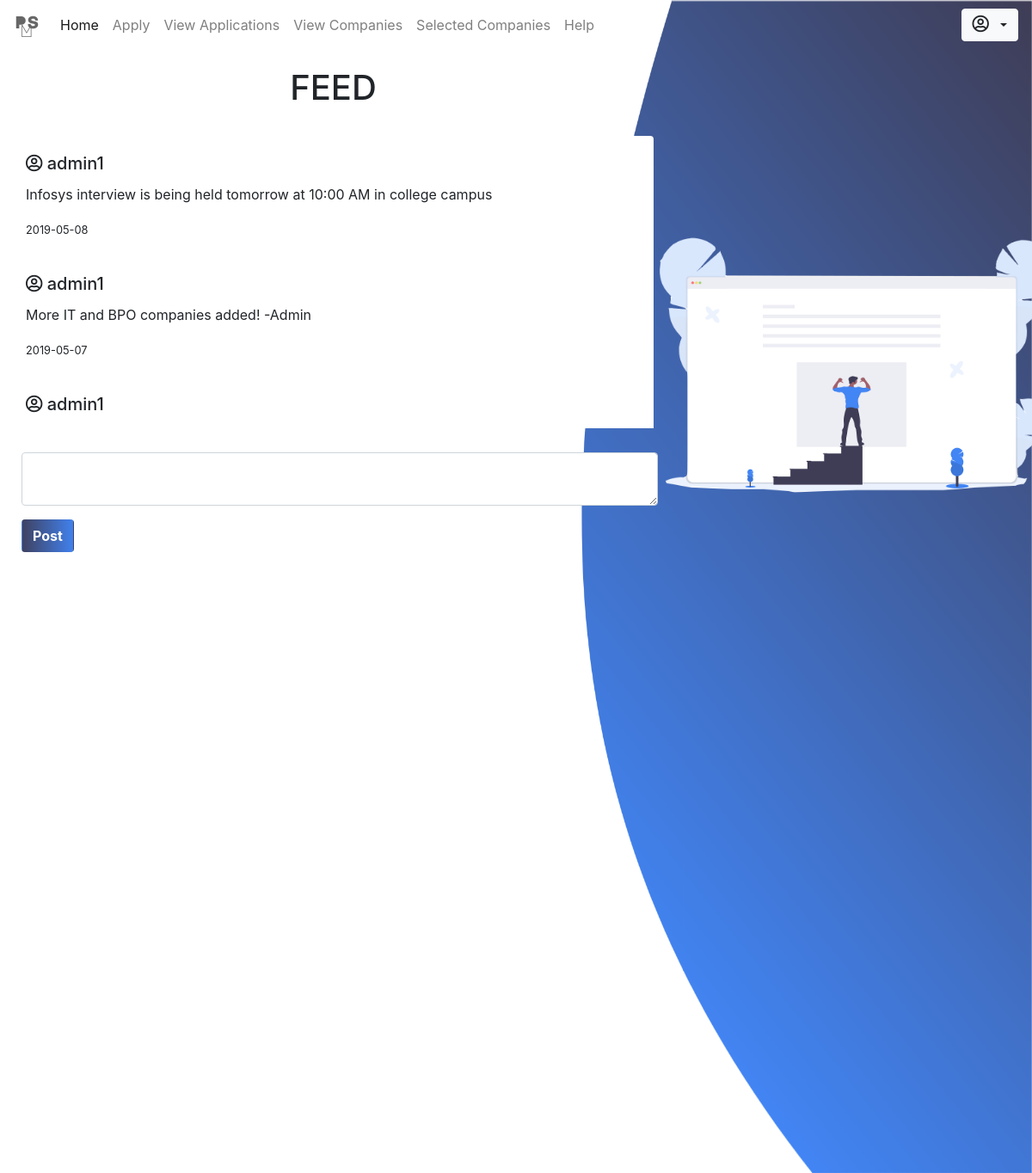
Page /student/index.php on the committed database.
### tables this page shows
CREATE TABLE IF NOT EXISTS `feed` (
  `id` int(255) NOT NULL AUTO_INCREMENT,
  `user` varchar(100) DEFAULT NULL,
  `message` text,
  `date` date DEFAULT NULL,
  `time` time NOT NULL,
  PRIMARY KEY (`id`)
);

### student/index.php (the view, shortened to what this page needs)
<!DOCTYPE html>
<html lang="en">
<head>
    <link rel="stylesheet" type="text/css" href="css/index.css">
    <?php include_once 'includes/head.php' ?>
</head>
<body>
    <div>
    	<img id="img2" src="../images/feedicon.png" width="550px" style="position: absolute; position: fixed; z-index: 1; margin-left: 60%; margin-top: 18vh;">
    </div>
    <img src="../images/feed.png" id="img1" style="position: fixed;">
    	<?php include_once 'includes/nav.php' ?>
    <div class="content" style="margin-top: 20px; margin-left: 10px;">
    	<h1 class="form-row justify-content-center">FEED</h1> <br>
    	<div class="pre-scrollable" style="width: 750px; height: 400px; scroll-behavior: auto;">
         <div style="max-height: 90vh;">
             <div class="card" style="border: none;">
          <div class="card-body">
            <?php
                $sql = "select * from feed order by date desc, time desc;";
                $res = mysqli_query($conn, $sql);
                $rescheck = mysqli_num_rows($res);
                if ($rescheck > 0) {
                    while ($row = mysqli_fetch_assoc($res)) {
                        ?>
                        <h5 class="card-title"><i class="far fa-user-circle"></i>&nbsp;<?php echo $row['user']; ?></h5>
                        <p class="card-text"><?php echo $row['message']; ?></p>
                        <p><small><?php echo $row['date']; ?></small></p> <br>
                        <?php
                    }
                }
            ?>
          </div>
        </div>
        </div>
        </div>
    	<form action="php/feed.inc.php" method="POST" style="margin-left: 15px; margin-top: 28px;">
		 	<div class="form-group">
		 		<textarea class="form-control" style="width: 740px;" name="message"></textarea>
		 	</div>
		 	<div class="form-group">
		 		<button type="submit" class="btn" name="post" style="color: white;
				font-weight: bold; background: linear-gradient(to left, #4181ED, #3F4261);">Post</button>
		 	</div>
		  </form>
    </div>
</body>
</html>

### student/css/index.css (style rules this page uses)
#img1 { position: absolute; height: 100vh; width: 100%; position: fixed; }
#img1,.content { position: absolute; }
form { margin-left: 120px; }
button { background: #514DC0; }
#img2 { z-index: 0; }

### rows in the picture
feed: user "admin1", message "Infosys interview is being held tomorrow at 10:00 AM in college campus", date "2019-05-08"
feed: user "admin1", message "More IT and BPO companies added! -Admin", date "2019-05-07"
feed: user "admin1"
